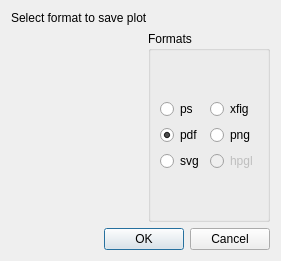
<?xml version="1.0" encoding="UTF-8"?>
<ui version="4.0">
 <class>SavePlot</class>
 <widget class="QDialog" name="SavePlot">
  <property name="geometry">
   <rect>
    <x>0</x>
    <y>0</y>
    <width>281</width>
    <height>261</height>
   </rect>
  </property>
  <property name="windowTitle">
   <string>select format to save</string>
  </property>
  <property name="windowIcon">
   <iconset resource="../Ressources.qrc">
    <normaloff>:/Icons/Icons/saveplot.svg</normaloff>:/Icons/Icons/saveplot.svg</iconset>
  </property>
  <layout class="QGridLayout" name="gridLayout_2">
   <item row="0" column="0">
    <layout class="QVBoxLayout" name="verticalLayout_2">
     <item>
      <widget class="QLabel" name="label_2">
       <property name="text">
        <string>Select format to save plot</string>
       </property>
      </widget>
     </item>
     <item>
      <layout class="QHBoxLayout" name="horizontalLayout_2">
       <item>
        <layout class="QVBoxLayout" name="verticalLayout">
         <item>
          <spacer name="verticalSpacer">
           <property name="orientation">
            <enum>Qt::Vertical</enum>
           </property>
           <property name="sizeHint" stdset="0">
            <size>
             <width>20</width>
             <height>40</height>
            </size>
           </property>
          </spacer>
         </item>
         <item>
          <layout class="QHBoxLayout" name="horizontalLayout">
           <item>
            <spacer name="horizontalSpacer_2">
             <property name="orientation">
              <enum>Qt::Horizontal</enum>
             </property>
             <property name="sizeHint" stdset="0">
              <size>
               <width>40</width>
               <height>20</height>
              </size>
             </property>
            </spacer>
           </item>
           <item>
            <widget class="QLabel" name="label">
             <property name="text">
              <string/>
             </property>
             <property name="pixmap">
              <pixmap resource="../Ressources.qrc">:/Icons/Icons/saveplot.svg</pixmap>
             </property>
             <property name="scaledContents">
              <bool>true</bool>
             </property>
            </widget>
           </item>
           <item>
            <spacer name="horizontalSpacer">
             <property name="orientation">
              <enum>Qt::Horizontal</enum>
             </property>
             <property name="sizeHint" stdset="0">
              <size>
               <width>40</width>
               <height>20</height>
              </size>
             </property>
            </spacer>
           </item>
          </layout>
         </item>
         <item>
          <spacer name="verticalSpacer_2">
           <property name="orientation">
            <enum>Qt::Vertical</enum>
           </property>
           <property name="sizeHint" stdset="0">
            <size>
             <width>20</width>
             <height>40</height>
            </size>
           </property>
          </spacer>
         </item>
        </layout>
       </item>
       <item>
        <widget class="QGroupBox" name="groupBox_2">
         <property name="title">
          <string>Formats</string>
         </property>
         <layout class="QGridLayout" name="gridLayout_3">
          <item row="0" column="0">
           <layout class="QGridLayout" name="gridLayout">
            <item row="0" column="0">
             <widget class="QRadioButton" name="ps">
              <property name="text">
               <string>ps</string>
              </property>
              <property name="checked">
               <bool>false</bool>
              </property>
             </widget>
            </item>
            <item row="0" column="1">
             <widget class="QRadioButton" name="xfig">
              <property name="text">
               <string>xfig</string>
              </property>
             </widget>
            </item>
            <item row="1" column="0">
             <widget class="QRadioButton" name="pdf">
              <property name="text">
               <string>pdf</string>
              </property>
              <property name="checked">
               <bool>true</bool>
              </property>
             </widget>
            </item>
            <item row="1" column="1">
             <widget class="QRadioButton" name="png">
              <property name="text">
               <string>png</string>
              </property>
             </widget>
            </item>
            <item row="2" column="0">
             <widget class="QRadioButton" name="svg">
              <property name="text">
               <string>svg</string>
              </property>
              <property name="checked">
               <bool>false</bool>
              </property>
             </widget>
            </item>
            <item row="2" column="1">
             <widget class="QRadioButton" name="hpgl">
              <property name="enabled">
               <bool>false</bool>
              </property>
              <property name="text">
               <string>hpgl</string>
              </property>
             </widget>
            </item>
           </layout>
          </item>
         </layout>
        </widget>
       </item>
      </layout>
     </item>
     <item>
      <widget class="QDialogButtonBox" name="buttonBox">
       <property name="orientation">
        <enum>Qt::Horizontal</enum>
       </property>
       <property name="standardButtons">
        <set>QDialogButtonBox::Cancel|QDialogButtonBox::Ok</set>
       </property>
      </widget>
     </item>
    </layout>
   </item>
  </layout>
 </widget>
 <resources>
  <include location="../Ressources.qrc"/>
 </resources>
 <connections>
  <connection>
   <sender>buttonBox</sender>
   <signal>accepted()</signal>
   <receiver>SavePlot</receiver>
   <slot>accept()</slot>
   <hints>
    <hint type="sourcelabel">
     <x>248</x>
     <y>254</y>
    </hint>
    <hint type="destinationlabel">
     <x>157</x>
     <y>274</y>
    </hint>
   </hints>
  </connection>
  <connection>
   <sender>buttonBox</sender>
   <signal>rejected()</signal>
   <receiver>SavePlot</receiver>
   <slot>reject()</slot>
   <hints>
    <hint type="sourcelabel">
     <x>316</x>
     <y>260</y>
    </hint>
    <hint type="destinationlabel">
     <x>286</x>
     <y>274</y>
    </hint>
   </hints>
  </connection>
 </connections>
</ui>
